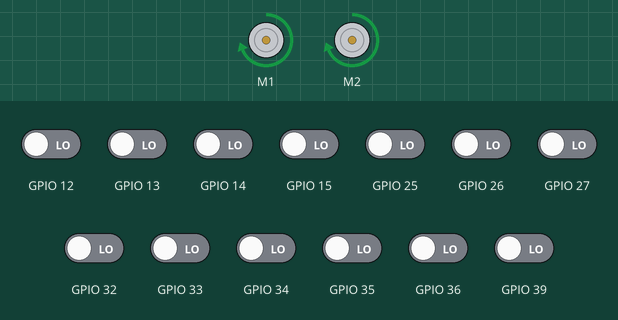
Simulated run of this sketch. Board: ESP32. On the bench: 2 × DC motor (green arrow = forward, orange = backward, longer = faster). The test bench sets the inputs (shaded band); at power-on: GPIO 12–15, GPIO 25–27, GPIO 32–36, GPIO 39 LOW. WiFi joins after 1.5 s; servers stay silent unless stated; what the sketch prints to the serial monitor is not drawn.

Above: at 3.2 s.
3.3 s: GPIO 12 driven HIGH
At 4.1 s:
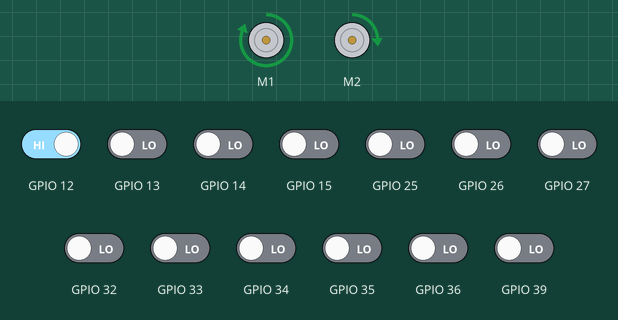
4.8 s: GPIO 13 driven HIGH
At 5.8 s:
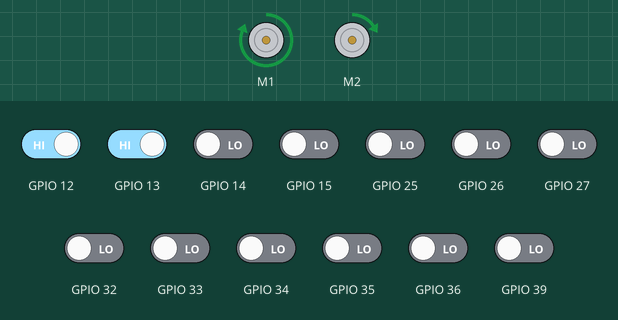
6.3 s: GPIO 36 driven HIGH
8.2 s: GPIO 15 driven HIGH
At 8.8 s:
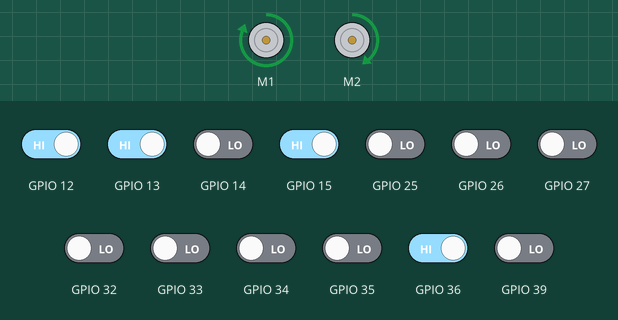
9.8 s: GPIO 25 driven HIGH
At 10.8 s:
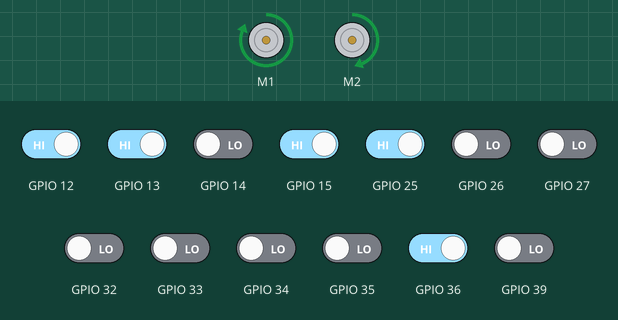
11.3 s: GPIO 34 driven HIGH
At 11.7 s:
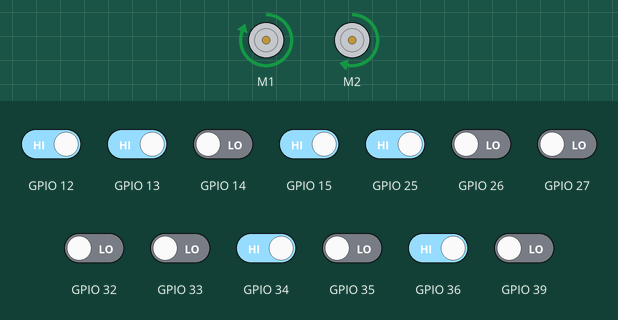
Timing chart, 0 to 13.8 s (numbered marks = the images above; inputs shaded):
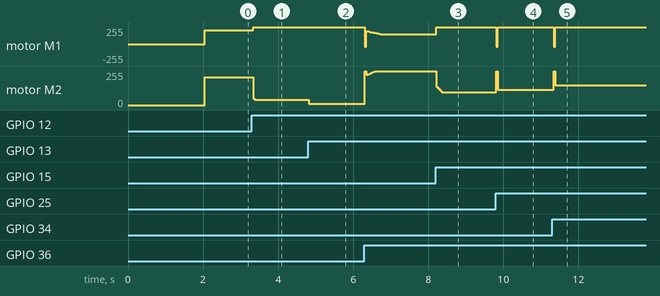

The sketch:

main.ino
```cpp
#include <DRV8835MotorShield.h>
#include <Arduino.h>
#include <vector>
#include <WiFi.h>
#include <WebServer.h>

using namespace std;

#define MAX_OUTPUT 400

/* PID values */
double BASE_SPEED = 330;
double KP = 2.40;
double KD = 110;
double KI = 0.1;

double error = 0;
double lastError = 0;
double errorDiff = 0;
double errorInt = 0;

double error_cap = 100;  // New field to be adjusted in the web interface

const char* ssid = "";
const char* password = "";

/* DRV8835MotorShield */
#define M1DIR 19  // Custom pin for M1A
#define M1PWM 18  // Custom pin for M2A
#define M2DIR 16  // Custom pin for M1B
#define M2PWM 17  // Custom pin for M2B
DRV8835MotorShield motors(M1DIR, M1PWM, M2DIR, M2PWM);
/* DRV8835MotorShield */

/* QTRX-MD-13RC */
#define SENSOR_CNT 13
const int sensorArray[SENSOR_CNT] = {36, 39, 34, 35, 32, 33, 25, 26, 27, 14, 12, 13, 15};
/* QTRX-MD-13RC */

double last_calculated_weighted_error = 0;

/* Line Sensor */
class LineSensor {
 private:
    vector<int> sensor_pins;
    int sensor_count;

  public:
    double sensorWeights[SENSOR_CNT] = {-300, -135, -95, -65, -30, -2, 0, 2, 30, 65, 95, 135, 300};  // Full mirrored array

    LineSensor(const int* sensors, int count) : sensor_pins(sensors, sensors + count), sensor_count(count) {}

    void initializePins() {
      for (int pin : sensor_pins) {
        pinMode(pin, INPUT);
      }
    }

    double calculateError() {
      double weightedSum = 0;
      int activeCount = 0;

      for (int i = 0; i < sensor_count; ++i) {
        if (digitalRead(sensor_pins[i])) {  // Assuming active-low sensors
          weightedSum += sensorWeights[i];
          activeCount++;
        }
      }

      if (activeCount > 0) {
        double calculatedError = weightedSum / activeCount;  // Calculate average position

        // Apply deadzone
        if (abs(calculatedError) < 5) {
          return 0;
        } else {
          return calculatedError;
        }

        last_calculated_weighted_error = calculatedError;
      } else {
        return last_calculated_weighted_error;  // Return neutral value if no sensors are active
      }

      Serial.print("last error: ");
      Serial.println(last_calculated_weighted_error);

    }

    void printSensorValues() {
      Serial.println("-----------------------------");
      Serial.println("Sensor Values:");
      for (int i = 0; i < sensor_count; ++i) {
        int sensorValue = digitalRead(sensor_pins[i]);
        Serial.print("Sensor ");
        Serial.print(i + 1);
        Serial.print(" (Pin ");
        Serial.print(sensor_pins[i]);
        Serial.print("): ");
        Serial.println(sensorValue);
      }
      Serial.println("-----------------------------");
    }
};
LineSensor lineSensor(sensorArray, SENSOR_CNT);


double PID(double input) {
  double output;

  // Apply filtered error to dampen oscillations
  error = input;
  double filteredError = 0.6 * lastError + 0.4 * error;

  // Compute error difference using filtered derivative
  errorDiff = filteredError - lastError;
  double filteredErrorDiff = (error - lastError) * 0.9 + errorDiff * 0.1;

  errorInt += error;
  errorInt = constrain(errorInt, -MAX_OUTPUT, MAX_OUTPUT); // Prevent integral windup

  if (error == 0) {
    errorInt = 0;
  }

  output = (KP * filteredError) + (KD * filteredErrorDiff) + (KI * errorInt);
  lastError = error;

  return output;
}


/* WebInterface Class */
class WebInterface {
private:
  const char* ssid;
  const char* password;
  WebServer server;
  double* BASE_SPEED_ptr;
  double* KP_ptr;
  double* KD_ptr;
  double* KI_ptr;
  double* sensorWeights_ptr;

  void handleRoot();
  void handleAjaxUpdate();

public:
  WebInterface(const char* ssid, const char* password,
               double* BASE_SPEED_ptr, double* KP_ptr, double* KD_ptr, double* KI_ptr, double* sensorWeights_ptr);

  void setup();
  void handleClient();
};

WebInterface::WebInterface(const char* ssid, const char* password,
                           double* BASE_SPEED_ptr, double* KP_ptr, double* KD_ptr, double* KI_ptr, double* sensorWeights_ptr)
  : ssid(ssid), password(password), server(80),
    BASE_SPEED_ptr(BASE_SPEED_ptr), KP_ptr(KP_ptr), KD_ptr(KD_ptr), KI_ptr(KI_ptr),
    sensorWeights_ptr(sensorWeights_ptr) {}

void WebInterface::setup() {
  WiFi.begin(ssid, password);
  while (WiFi.status() != WL_CONNECTED) {
    delay(1000);
    Serial.println("Connecting to WiFi...");
  }
  Serial.println("Connected to WiFi");
  Serial.print("IP Address: ");
  Serial.println(WiFi.localIP());
  server.on("/", std::bind(&WebInterface::handleRoot, this));
  server.on("/ajax_update", std::bind(&WebInterface::handleAjaxUpdate, this));
  server.begin();
}

void WebInterface::handleRoot() {
  String html = "<!DOCTYPE html><html><head><title>ESP32 PID Control</title></head>";
  html += "<script>";
  html += "function updateVariables() {";
  html += "  var baseSpeed = document.getElementById('baseSpeed').value;";
  html += "  var kp = document.getElementById('kp').value;";
  html += "  var kd = document.getElementById('kd').value;";
  html += "  var ki = document.getElementById('ki').value;";

  // Collect sensorWeights
  html += "  var sensorWeights = '';";
  for (int i = 0; i < SENSOR_CNT; ++i) {
    html += "  sensorWeights += '&sw" + String(i) + "=' + document.getElementById('sw" + String(i) + "').value;";
  }

  html += "  var xhttp = new XMLHttpRequest();";
  html += "  xhttp.open('POST', '/ajax_update', true);";
  html += "  xhttp.setRequestHeader('Content-type', 'application/x-www-form-urlencoded');";
  html += "  xhttp.send('baseSpeed=' + baseSpeed + '&kp=' + kp + '&kd=' + kd + '&ki=' + ki + sensorWeights);";
  html += "  xhttp.onreadystatechange = function() {";
  html += "    if (this.readyState == 4 && this.status == 200) {";
  html += "      document.getElementById('status').innerHTML = 'Variables updated!';";
  html += "    }";
  html += "  };";
  html += "}";
  html += "</script></head><body>";
  html += "<h1>ESP32 PID Variable Control</h1>";
  html += "<p>Base Speed: <input type='number' id='baseSpeed' value='" + String(*BASE_SPEED_ptr) + "'></p>";
  html += "<p>Kp: <input type='number' step='0.1' id='kp' value='" + String(*KP_ptr) + "'></p>";
  html += "<p>Kd: <input type='number' step='0.1' id='kd' value='" + String(*KD_ptr) + "'></p>";
  html += "<p>Ki: <input type='number' step='0.1' id='ki' value='" + String(*KI_ptr) + "'></p>";

  // Add sensorWeights inputs
  html += "<h2>Sensor Weights</h2>";
  for (int i = 0; i < SENSOR_CNT; ++i) {
    html += "<p>Sensor " + String(i + 1) + " Weight: <input type='number' step='0.1' id='sw" + String(i) + "' value='" + String(sensorWeights_ptr[i]) + "'></p>";
  }

  html += "<button onclick='updateVariables()'>Update Variables</button>";
  html += "<p id='status'></p>";
  html += "</body></html>";
  server.send(200, "text/html", html);
}

void WebInterface::handleAjaxUpdate() {
  if (server.hasArg("baseSpeed")) *BASE_SPEED_ptr = server.arg("baseSpeed").toDouble();
  if (server.hasArg("kp")) *KP_ptr = server.arg("kp").toDouble();
  if (server.hasArg("kd")) *KD_ptr = server.arg("kd").toDouble();
  if (server.hasArg("ki")) *KI_ptr = server.arg("ki").toDouble();

  // Update sensorWeights
  for (int i = 0; i < SENSOR_CNT; ++i) {
    String argName = "sw" + String(i);
    if (server.hasArg(argName)) {
      sensorWeights_ptr[i] = server.arg(argName).toDouble();
    }
  }

  server.send(200, "text/plain", "OK");
}

void WebInterface::handleClient() {
  server.handleClient();
}

/* Create WebInterface instance */
WebInterface webInterface(ssid, password, &BASE_SPEED, &KP, &KD, &KI, lineSensor.sensorWeights);

void setup() {
  Serial.begin(115200);
  lineSensor.initializePins();

  webInterface.setup();
}

void loop() {
  webInterface.handleClient();

  lineSensor.printSensorValues();
  double sensor_error = lineSensor.calculateError();

  Serial.print("sensor_error: ");
  Serial.println(sensor_error);

  double pid_output = constrain(PID(sensor_error), -MAX_OUTPUT, MAX_OUTPUT);

  Serial.print("PID: ");
  Serial.println(pid_output);

  double left = BASE_SPEED - pid_output;
  double right = BASE_SPEED + pid_output;

  Serial.print("left = ");
  Serial.println(left);

  Serial.print("right = ");
  Serial.println(right);

  motors.setM1Speed(right);
  motors.setM2Speed(left);

  delay(5);
}
```

Measured:
- after the input at 3.3 s, motor M1: forward 210/255 → forward 255/255 at once; motor M2: forward 210/255 → forward 39/255 at once
- after the input at 4.8 s, motor M2: forward 39/255 → forward 8/255 at once
- after the input at 8.2 s, motor M1: forward 149/255 → forward 255/255 at once; motor M2: forward 255/255 → forward 96/255 at once
- after the input at 9.8 s, motor M1: forward 255/255 → backward 44/255 at once, → forward 255/255 0.04 s later; motor M2: forward 96/255 → forward 114/255 at once
- after the input at 11.3 s, motor M1: forward 255/255 → backward 44/255 at once, → forward 255/255 0.04 s later; motor M2: forward 114/255 → forward 150/255 at once
